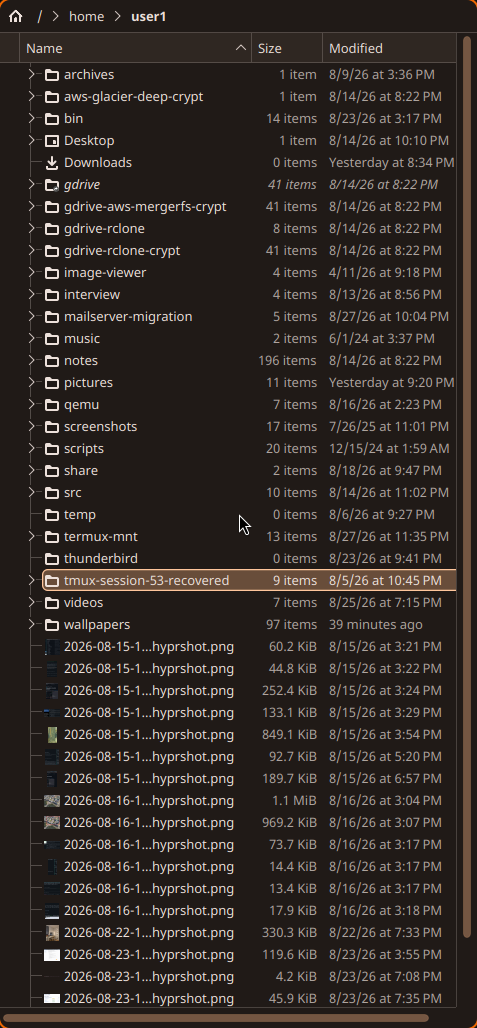
#> input picture host3/images/dolphin-breeze-materialyou.png, 477 x 1028 px
$ python gen-theme.py --image ../../../host3/images/dolphin-breeze-materialyou.png
#> lines starting #> are read from the running program, lines starting #| are printed output that depends on the picture
#!/usr/bin/env python3
"""Generates a Material You dark scheme, either seeded from this desktop's
existing cyan/green accent (the PRIMARY_SEED/SECONDARY_SEED pair,
the default) or extracted from a wallpaper image via --image PATH.

Uses python-materialyoucolor (the same real HCT/tonal-palette algorithm
caelestia-shell used) directly, without the shell around it.

Usage:
  gen-theme.py                    # seed from the cyan/green accent
  gen-theme.py --image PATH       # extract primary+secondary from an image

Writes/applies (2026-08-28, expanded past just GTK/KDE -- see conversation
2026-08-28 for the GTK root-cause writeup):
  - ~/.local/state/quickshell/scheme.json      -- read by Theme.qml (FileView)
  - ~/.config/gtk-3.0/gtk.css, gtk-4.0/gtk.css -- a full libadwaita-style
    `@define-color` block (accent_color, window_bg_color, headerbar_bg_color,
    card_bg_color, ...). The active GTK theme is `adw-gtk3-dark` (installed
    via extra/adw-gtk-theme), which -- like libadwaita itself -- reads these
    named colors straight out of gtk.css for BOTH GTK3 and GTK4, so this one
    block themes every GTK app. No `@import`, no colors.css: the previous
    `*_breeze` + Infinity-GTK approach only worked while Infinity-GTK was the
    active theme, and it wasn't -- gsettings/dconf `org.gnome.desktop.interface
    gtk-theme` (the value GTK actually honours on Wayland, above settings.ini
    and xsettingsd) pointed at a NON-INSTALLED `adw-gtk3-dark`, so every GTK
    app fell back to bare Adwaita = white (2026-08-28). This script now also
    enforces that gsettings key each run so it can't drift again.
  - kdeglobals [Colors:*] -- the COMPLETE Breeze key set (every section,
    every Foreground*/Decoration* key), plus [WM] and [ColorEffects:*].
    This is what KColorScheme actually reads at runtime. Missing keys fall
    back to compiled-in Breeze defaults, so a partial scheme renders as an
    incoherent mix (learned the hard way once Kvantum stopped masking it,
    2026-08-29). A KGlobalSettings D-Bus signal forces running apps to
    re-read it.
  - ~/.local/share/color-schemes/MaterialYou.colors -- the same palette as
    a named scheme file, for the System Settings KCM and plasma-apply-
    colorscheme's initial switch (which no-ops once MaterialYou is already
    the current scheme -- it will NOT re-copy changed colours).
  - Hyprland window border colors, live via `hyprctl keyword` (NOT written
    into appearance.lua -- reverts to that file's static default on the
    next full Hyprland restart until wallpaper-watch.sh's next theme regen
    reapplies it; editing the live Lua config file itself was judged too
    risky to do unattended).
  - ~/.config/alacritty/colors.toml -- just the [colors.primary/normal/bright]
    tables, imported by alacritty.toml via `[general] import` (alacritty.yml
    is untouched dead weight -- alacritty only reads the .toml).
  - ~/.config/rofi/materialyou.rasi, auto-@import-ed from config.rasi.
  - ~/.config/nsxiv/xresources -- the `Nsxiv.*` X resources, `xrdb -merge`d
    into the running XWayland server (nsxiv is an X11 app); also merged once
    at login by hyprland.lua.
  - ~/.config/mpv/theme.conf -- osd-color (on-screen text) set to the accent,
    `include`d by mpv.conf. Read at mpv startup only; running players keep
    the colour they started with.
"""
import colorsys
import argparse
import configparser
import io
import json
import os
import subprocess
import sys
import types
from pathlib import Path

# python-materialyoucolor 3.0.2-1 (AUR) ships a theme_utils.py that imports
# `materialyoucolor.utils.string_utils.hex_from_argb`, but that module
# doesn't exist in this version -- the function lives in color_utils.py
# instead. Shimming it in sys.modules rather than patching the installed
# package.
if "materialyoucolor.utils.string_utils" not in sys.modules:
    from materialyoucolor.utils import color_utils as _color_utils

    _shim = types.ModuleType("materialyoucolor.utils.string_utils")
    _shim.hex_from_argb = _color_utils.hex_from_argb
    sys.modules["materialyoucolor.utils.string_utils"] = _shim

from materialyoucolor.hct.hct import Hct
from materialyoucolor.utils.theme_utils import CustomColor, theme_from_source_color
from materialyoucolor.score.score import Score, ScoreOptions
from materialyoucolor.quantize import QuantizeCelebi

PRIMARY_SEED = "#33ccff"   # appearance.lua active_border color / scheme primary seed
SECONDARY_SEED = "#00ff99"  # scheme secondary seed

STATE_DIR = Path.home() / ".local/state/quickshell"
GTK3_DIR = Path.home() / ".config/gtk-3.0"
GTK4_DIR = Path.home() / ".config/gtk-4.0"
KDEGLOBALS = Path.home() / ".config/kdeglobals"
COLOR_SCHEME_NAME = "MaterialYou"
COLOR_SCHEME_FILE = Path.home() / f".local/share/color-schemes/{COLOR_SCHEME_NAME}.colors"
ALACRITTY_COLORS = Path.home() / ".config/alacritty/colors.toml"
ROFI_DIR = Path.home() / ".config/rofi"
ROFI_THEME = ROFI_DIR / "materialyou.rasi"
ROFI_CONFIG = ROFI_DIR / "config.rasi"
TMUX_THEME = Path.home() / ".config/tmux/theme.conf"
NSXIV_XRESOURCES = Path.home() / ".config/nsxiv/xresources"
MPV_THEME = Path.home() / ".config/mpv/theme.conf"
SDDM_THEME_DIR = Path("/usr/share/sddm/themes/material-you")
HYPR_BORDER_COLORS = STATE_DIR / "hyprland-border-colors.lua"


# [21 lines left out: functions atomic_write, hex_to_argb, not called in this run]


def argb_to_hex(argb: int) -> str:
    return f"#{argb & 0xFFFFFF:06x}"


def argb_to_rgb_tuple(argb: int) -> tuple[int, int, int]:
    return ((argb >> 16) & 0xFF, (argb >> 8) & 0xFF, argb & 0xFF)


# [44 lines left out: functions max_chroma_hex, vivid_hex, soft_accent_hex, not called in this run]


def seeds_from_image(path: Path) -> tuple[int, int]:
    """primary (-> background/UI) and secondary are Score.score's usual
    population-ranked dominant colors."""
    from PIL import Image

    img = Image.open(path).convert("RGBA")
    img.thumbnail((128, 128))  # quantizing the full-res image is needless work
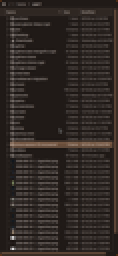
#> img: PIL image 59x128 RGBA (shown 2 times larger); mean R, G, B, A 47.9, 40.6, 36.7, 255
    pixels = list(img.getdata())  # [(r, g, b, a), ...] -- QuantizeCelebi wants per-pixel sequences, not flat ARGB ints
#> pixels = 7552 items, first 6: (73, 41, 19, 255), (29, 24, 21, 255), (30, 24, 21, 255), (32, 26, 23, 255), (32, 26, 23, 255), (32, 26, 23, 255)
    quantized = QuantizeCelebi(pixels, 128)  # {argb: pixel_count}, up to 128 clusters

    ranked = Score.score(quantized, ScoreOptions(desired=2))
    primary = ranked[0]
    secondary = ranked[1] if len(ranked) > 1 else primary

    return primary, secondary


# [55 lines left out: function build_scheme, not called in this run]


def write_scheme_json(out: dict) -> None:
    atomic_write(STATE_DIR / "scheme.json", json.dumps(out, indent=2) + "\n")
    print(f"wrote {STATE_DIR / 'scheme.json'}")


# --- GTK -----------------------------------------------------------------

GTK_THEME_NAME = "adw-gtk3-dark"


GTK_CSS_STATIC = """/* Generated by ~/.config/hypr/scripts/gen-theme.py -- do not edit.
 * Static shim: the actual colors live in colors.css, imported here. That
 * indirection is deliberate -- `colorreload-gtk-module` (loaded by every
 * GTK3 app via gtk-modules in settings.ini) puts a GFileMonitor on
 * ~/.config/gtk-3.0/colors.css specifically and live-reloads it into every
 * running GTK3 app the instant its mtime changes. Rewriting gtk.css itself
 * would not trigger that. */
@import "colors.css";
"""


# [81 lines left out: functions gtk_colors_css, enforce_gtk_settings, theme_gtk, not called in this run]


# --- KDE / Dolphin ---------------------------------------------------------

def rgb(hexcolor: str) -> str:
    r, g, b = argb_to_rgb_tuple(hex_to_argb(hexcolor))
    return f"{r},{g},{b}"


# [87 lines left out: functions _mix, color_sections, not called in this run]


# Effect params (not hues) -- lifted verbatim from Breeze Dark; the
# disabled/inactive dimming maths is hue-independent.
COLOR_EFFECTS = {
    "ColorEffects:Disabled": {
        "Color": "56,56,56", "ColorAmount": "0", "ColorEffect": "0",
        "ContrastAmount": "0.65", "ContrastEffect": "1",
        "IntensityAmount": "0.1", "IntensityEffect": "2",
    },
    "ColorEffects:Inactive": {
        "ChangeSelectionColor": "true", "Color": "112,111,110",
        "ColorAmount": "0.025", "ColorEffect": "2", "ContrastAmount": "0.1",
        "ContrastEffect": "2", "Enable": "false", "IntensityAmount": "0",
        "IntensityEffect": "0",
    },
}


# [435 lines left out: functions wm_section, write_color_scheme_file, patch_kdeglobals_inline, theme_kde, theme_hyprland_borders, theme_alacritty and 6 more, not called in this run]


def main() -> None:
    parser = argparse.ArgumentParser()
    parser.add_argument("--image", type=Path, help="extract seed colors from this image instead of the hardcoded accent")
    args = parser.parse_args()

    if args.image:
        primary_argb, secondary_argb = seeds_from_image(args.image)
        print(f"seeded from {args.image}: primary={argb_to_hex(primary_argb)} secondary={argb_to_hex(secondary_argb)}")
    else:
        primary_argb = hex_to_argb(PRIMARY_SEED)
        secondary_argb = hex_to_argb(SECONDARY_SEED)

    out = build_scheme(primary_argb, secondary_argb)
    write_scheme_json(out)
    theme_gtk(out)
    theme_kde(out)
    theme_hyprland_borders(out)
    theme_alacritty(out)
    theme_rofi(out)
    theme_tmux(out)
    theme_nsxiv(out)
    theme_mpv(out)
    theme_sddm(out)


if __name__ == "__main__":
    main()
#> (the call stopped at in seeds_from_image, `quantized = QuantizeCelebi(pixels, 128)`: materialyoucolor is not available in this run)
